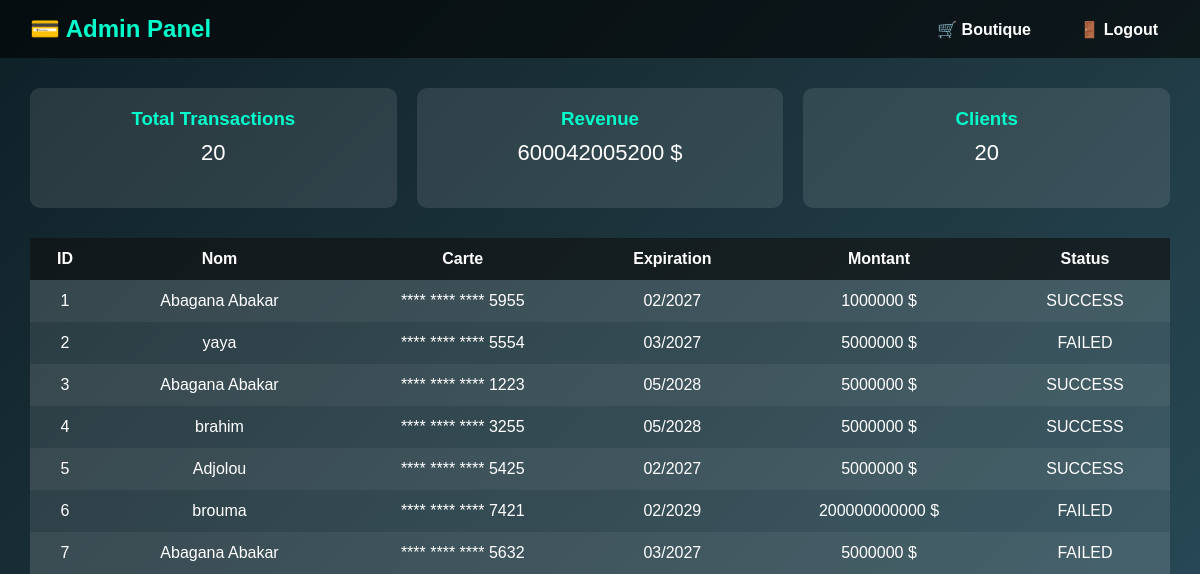
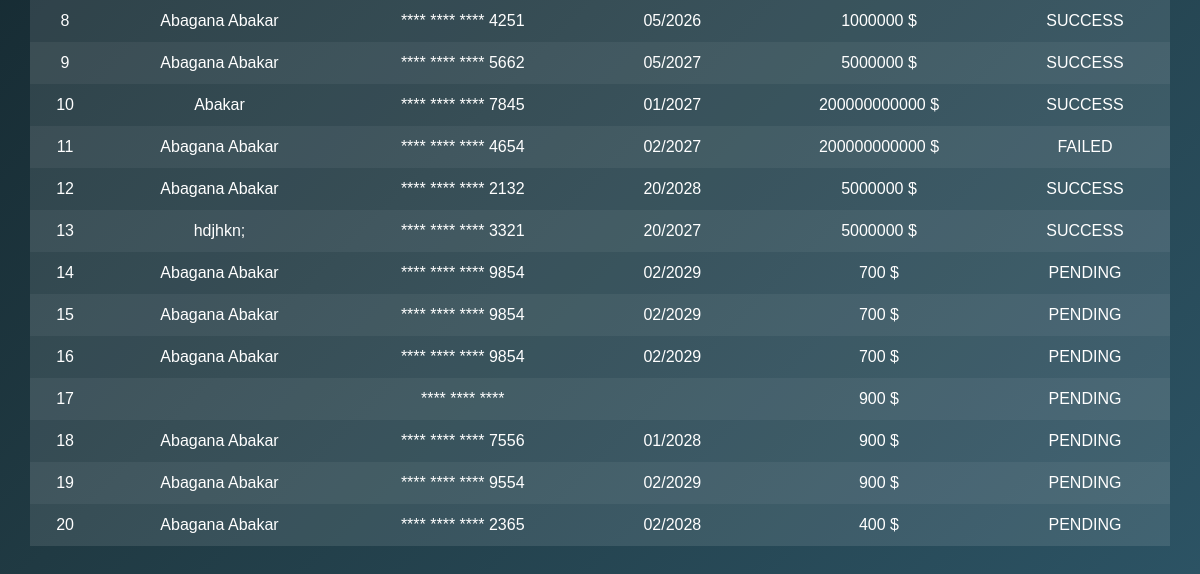
Page /dashboard (signed in) on the earlier database version (2 pictures, top to bottom).
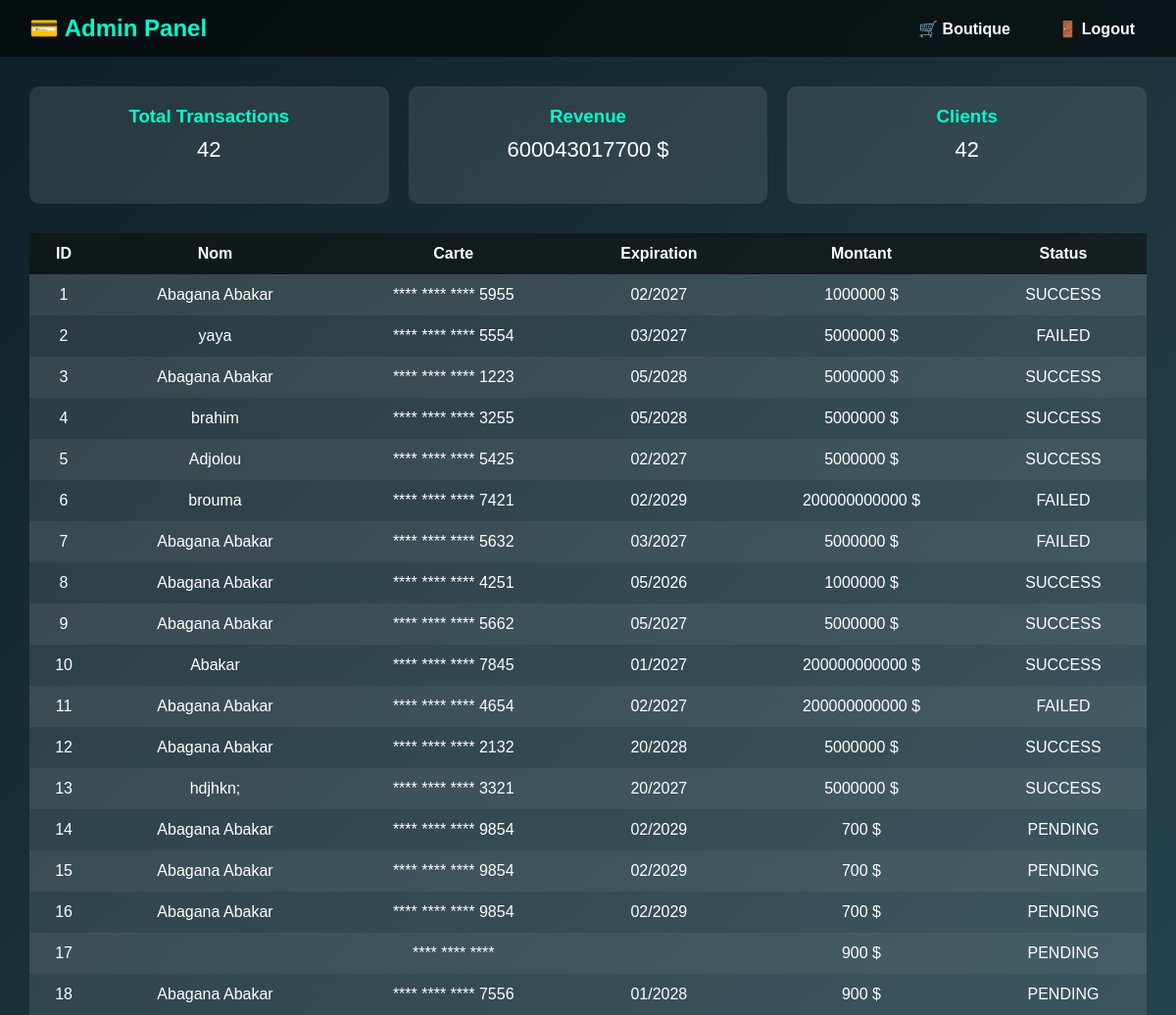
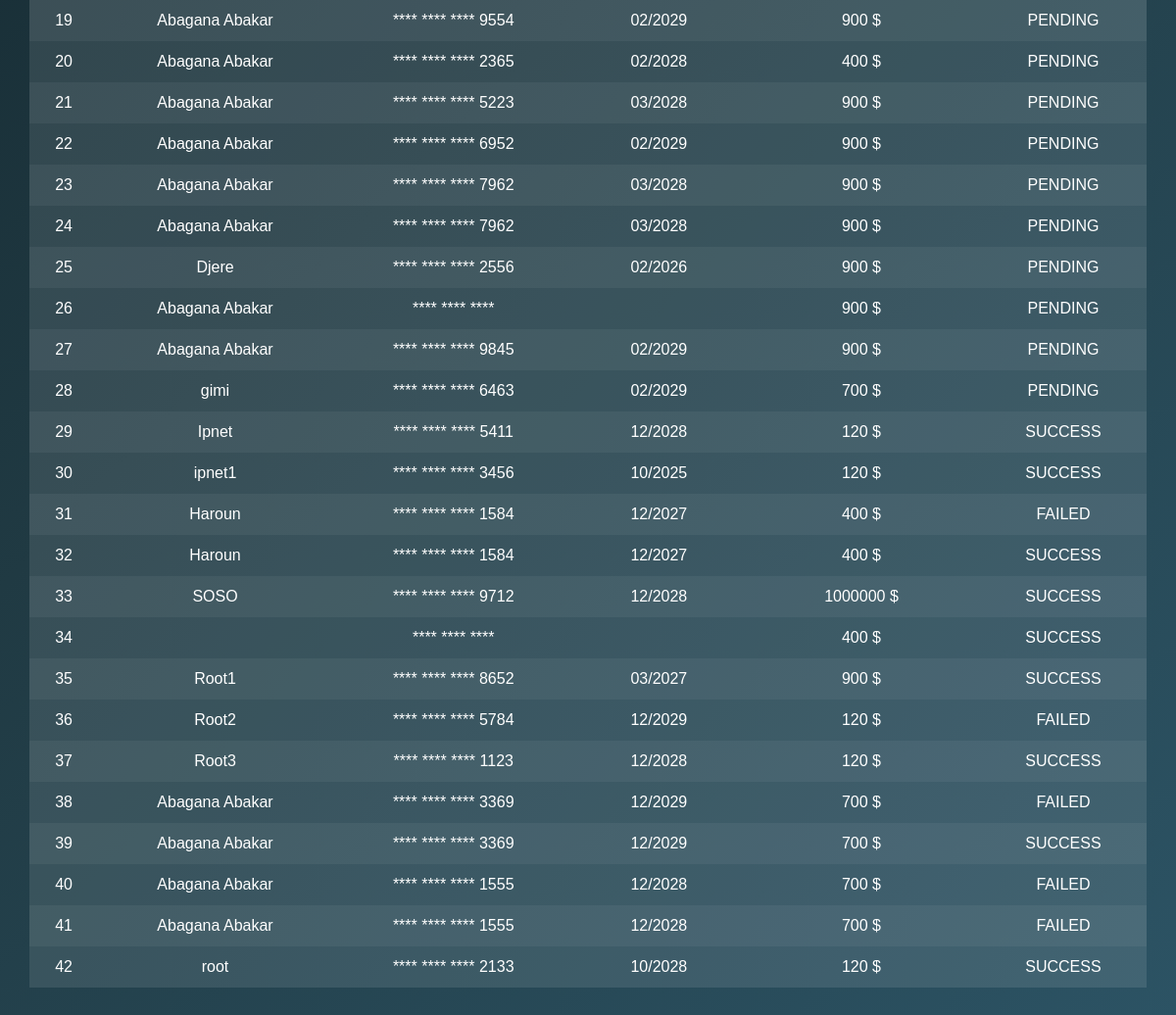
Same page on the later database version (2 pictures, top to bottom).
### tables this page shows
CREATE TABLE transactions (
        id INTEGER PRIMARY KEY AUTOINCREMENT,
        name TEXT,
        card TEXT,
        exp TEXT,
        cvv TEXT,
        amount TEXT,
        status TEXT
    );

### app.py (the view)
@app.route("/dashboard")
def dashboard():
    if not session.get("admin_logged_in"):
        return redirect("/login")
    conn = sqlite3.connect("database.db")
    cursor = conn.cursor()
    cursor.execute("SELECT * FROM transactions")
    transactions = cursor.fetchall()
    cursor.execute("SELECT COUNT(*) FROM transactions")
    total = cursor.fetchone()[0]
    cursor.execute("SELECT SUM(amount) FROM transactions")
    revenue = cursor.fetchone()[0]
    conn.close()
    return render_template(
        "dashboard.html",
        transactions=transactions,
        total=total,
        revenue=revenue if revenue else 0,
        clients=total
    )

### templates/dashboard.html (shortened to what this page needs)
<!DOCTYPE html>
<html lang="fr">
<head>
</head>
<body>
<div class="navbar">
    <h2>💳 Admin Panel</h2>
    <div class="nav-links">
        <a href="/shop">🛒 Boutique</a>
        <a href="/logout">🚪 Logout</a>
    </div>
</div>
<div class="container">
    <div class="cards">
        <div class="card">
            <h3>Total Transactions</h3>
            <p>{{ total }}</p>
        </div>
        <div class="card">
            <h3>Revenue</h3>
            <p>{{ revenue }} $</p>
        </div>
        <div class="card">
            <h3>Clients</h3>
            <p>{{ clients }}</p>
        </div>
    </div>
    <table>
        <tr>
            <th>ID</th>
            <th>Nom</th>
            <th>Carte</th>
            <th>Expiration</th>
            <th>Montant</th>
            <th>Status</th>
        </tr>
        {% for t in transactions %}
        <tr>
            <td>{{ t[0] }}</td>
            <td>{{ t[1] }}</td>
            <td>**** **** **** {{ t[2][-4:] }}</td>
            <td>{{ t[3] }}</td>
            <td>{{ t[5] }} $</td>
            <td>{{ t[6] }}</td>
        </tr>
        {% endfor %}
    </table>
</div>
</body>
</html>

### templates/dashboard.html (style rules this page uses)
body { margin: 0; font-family: Arial, sans-serif; background: linear-gradient(135deg, #0f2027, #203a43, #2c5364); color: white; }
.navbar { display: flex; justify-content: space-between; align-items: center; padding: 15px 30px; background: rgba(0,0,0,0.6); }
.navbar h2 { margin: 0; color: #00ffcc; }
.nav-links a { margin-left: 20px; text-decoration: none; color: white; font-weight: bold; padding: 8px 12px; border-radius: 6px; }
.container { padding: 30px; }
.cards { display: flex; gap: 20px; margin-bottom: 30px; }
.card { flex: 1; background: rgba(255,255,255,0.1); padding: 20px; border-radius: 10px; text-align: center; }
.card h3 { margin: 0; color: #00ffcc; }
.card p { font-size: 22px; margin-top: 10px; }
table { width: 100%; border-collapse: collapse; background: rgba(255,255,255,0.1); }
th, td { padding: 12px; text-align: center; }
th { background: rgba(0,0,0,0.6); }
tr:nth-child(even) { background: rgba(255,255,255,0.05); }

Differences in the rows shown:
added transactions: id "21", name "Abagana Abakar", card "5223", exp "03/2028", amount "900", status "PENDING"
added transactions: id "22", name "Abagana Abakar", card "6952", exp "02/2029", amount "900", status "PENDING"
added transactions: id "23", name "Abagana Abakar", card "7962", exp "03/2028", amount "900", status "PENDING"
added transactions: id "24", name "Abagana Abakar", card "7962", exp "03/2028", amount "900", status "PENDING"
added transactions: id "25", name "Djere", card "2556", exp "02/2026", amount "900", status "PENDING"
added transactions: id "26", name "Abagana Abakar", amount "900", status "PENDING"
added transactions: id "27", name "Abagana Abakar", card "9845", exp "02/2029", amount "900", status "PENDING"
added transactions: id "28", name "gimi", card "6463", exp "02/2029", amount "700", status "PENDING"
added transactions: id "29", name "Ipnet", card "5411", exp "12/2028", amount "120", status "SUCCESS"
added transactions: id "30", name "ipnet1", card "3456", exp "10/2025", amount "120", status "SUCCESS"
added transactions: id "31", name "Haroun", card "1584", exp "12/2027", amount "400", status "FAILED"
added transactions: id "32", name "Haroun", card "1584", exp "12/2027", amount "400", status "SUCCESS"
added transactions: id "33", name "SOSO", card "9712", exp "12/2028", amount "1000000", status "SUCCESS"
added transactions: id "34", amount "400", status "SUCCESS"
added transactions: id "35", name "Root1", card "8652", exp "03/2027", amount "900", status "SUCCESS"
added transactions: id "36", name "Root2", card "5784", exp "12/2029", amount "120", status "FAILED"
added transactions: id "37", name "Root3", card "1123", exp "12/2028", amount "120", status "SUCCESS"
added transactions: id "38", name "Abagana Abakar", card "3369", exp "12/2029", amount "700", status "FAILED"
added transactions: id "39", name "Abagana Abakar", card "3369", exp "12/2029", amount "700", status "SUCCESS"
added transactions: id "40", name "Abagana Abakar", card "1555", exp "12/2028", amount "700", status "FAILED"
added transactions: id "41", name "Abagana Abakar", card "1555", exp "12/2028", amount "700", status "FAILED"
added transactions: id "42", name "root", card "2133", exp "10/2028", amount "120", status "SUCCESS"
Other differences:
{{ total }}: "20" → "42"
{{ revenue }}: "600042005200" → "600043017700"
{{ clients }}: "20" → "42"
